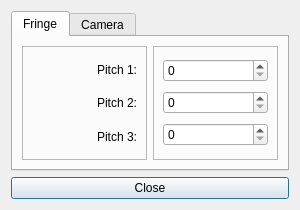
<?xml version="1.0" encoding="UTF-8"?>
<ui version="4.0">
 <class>CaptureSettingsDialog</class>
 <widget class="QDialog" name="CaptureSettingsDialog">
  <property name="geometry">
   <rect>
    <x>0</x>
    <y>0</y>
    <width>300</width>
    <height>210</height>
   </rect>
  </property>
  <property name="sizePolicy">
   <sizepolicy hsizetype="Fixed" vsizetype="Fixed">
    <horstretch>0</horstretch>
    <verstretch>0</verstretch>
   </sizepolicy>
  </property>
  <property name="minimumSize">
   <size>
    <width>300</width>
    <height>210</height>
   </size>
  </property>
  <property name="windowTitle">
   <string>Capture Settings</string>
  </property>
  <layout class="QGridLayout" name="gridLayout">
   <item row="0" column="0">
    <widget class="QTabWidget" name="tabWidget">
     <property name="currentIndex">
      <number>0</number>
     </property>
     <widget class="QWidget" name="FringeTab">
      <attribute name="title">
       <string>Fringe</string>
      </attribute>
      <layout class="QHBoxLayout" name="horizontalLayout">
       <item>
        <widget class="QFrame" name="frame">
         <property name="frameShape">
          <enum>QFrame::StyledPanel</enum>
         </property>
         <property name="frameShadow">
          <enum>QFrame::Raised</enum>
         </property>
         <layout class="QHBoxLayout" name="horizontalLayout_2">
          <item>
           <layout class="QVBoxLayout" name="verticalLayout">
            <item>
             <widget class="QLabel" name="pitch1Label">
              <property name="layoutDirection">
               <enum>Qt::LeftToRight</enum>
              </property>
              <property name="text">
               <string>Pitch 1:</string>
              </property>
              <property name="alignment">
               <set>Qt::AlignRight|Qt::AlignTrailing|Qt::AlignVCenter</set>
              </property>
             </widget>
            </item>
            <item>
             <widget class="QLabel" name="pitch2Label">
              <property name="text">
               <string>Pitch 2:</string>
              </property>
              <property name="alignment">
               <set>Qt::AlignRight|Qt::AlignTrailing|Qt::AlignVCenter</set>
              </property>
             </widget>
            </item>
            <item>
             <widget class="QLabel" name="pitch3Label">
              <property name="text">
               <string>Pitch 3:</string>
              </property>
              <property name="alignment">
               <set>Qt::AlignRight|Qt::AlignTrailing|Qt::AlignVCenter</set>
              </property>
             </widget>
            </item>
           </layout>
          </item>
         </layout>
        </widget>
       </item>
       <item>
        <widget class="QFrame" name="frame_2">
         <property name="frameShape">
          <enum>QFrame::StyledPanel</enum>
         </property>
         <property name="frameShadow">
          <enum>QFrame::Raised</enum>
         </property>
         <layout class="QHBoxLayout" name="horizontalLayout_3">
          <item>
           <layout class="QVBoxLayout" name="verticalLayout_2">
            <item>
             <widget class="QSpinBox" name="pitch1Box"/>
            </item>
            <item>
             <widget class="QSpinBox" name="pitch2Box"/>
            </item>
            <item>
             <widget class="QSpinBox" name="pitch3Box"/>
            </item>
           </layout>
          </item>
         </layout>
        </widget>
       </item>
      </layout>
     </widget>
     <widget class="QWidget" name="CameraTab">
      <attribute name="title">
       <string>Camera</string>
      </attribute>
     </widget>
    </widget>
   </item>
   <item row="1" column="0">
    <widget class="QPushButton" name="closeButton">
     <property name="text">
      <string>Close</string>
     </property>
    </widget>
   </item>
  </layout>
 </widget>
 <tabstops>
  <tabstop>tabWidget</tabstop>
  <tabstop>pitch1Box</tabstop>
  <tabstop>pitch2Box</tabstop>
  <tabstop>pitch3Box</tabstop>
  <tabstop>closeButton</tabstop>
 </tabstops>
 <resources/>
 <connections/>
</ui>
